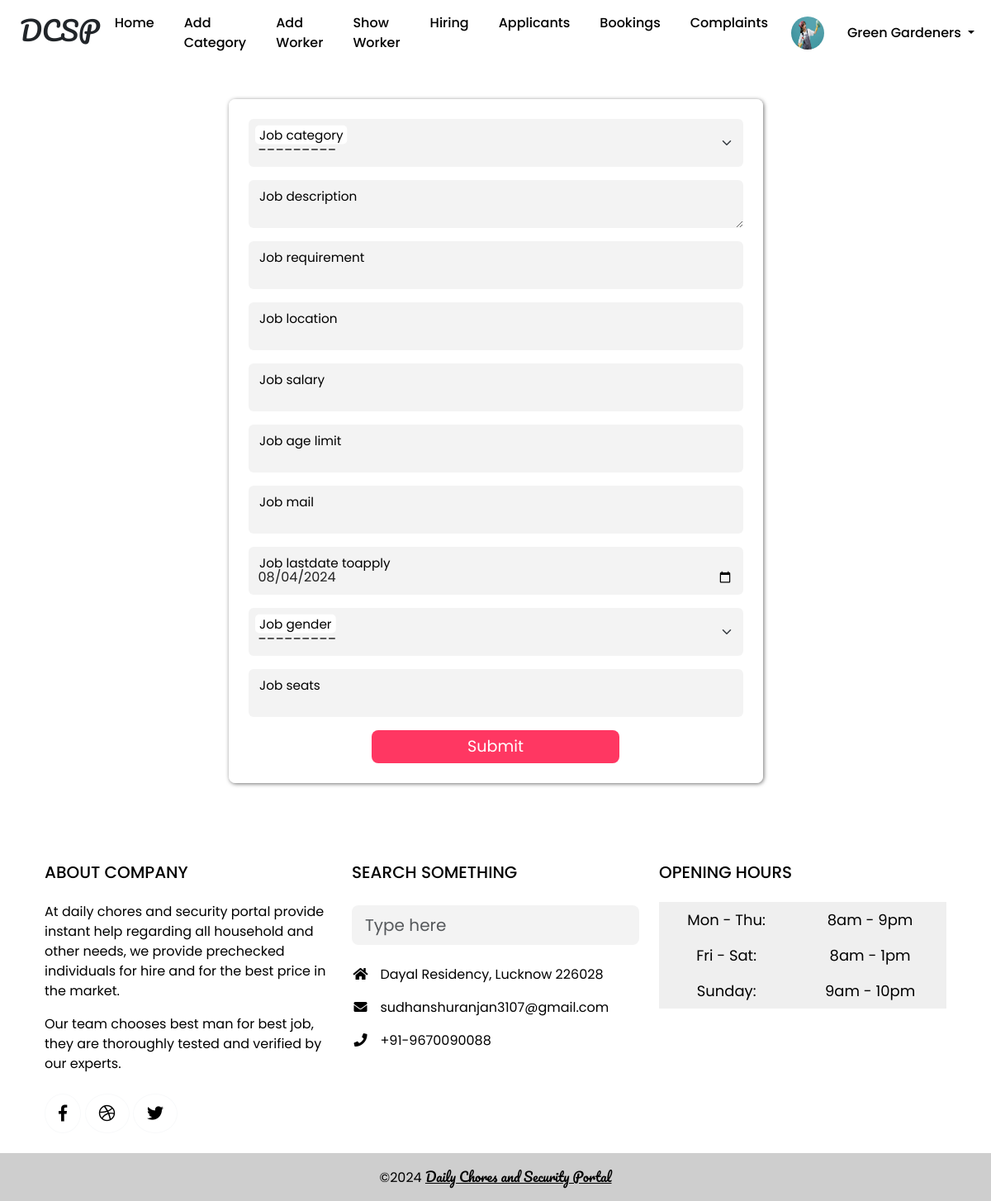
The app's page /hiring/ (signed in) with its own data.
### dcs_app/models.py (models this page shows, shortened)
class Comp_Reg(models.Model):
    usertype = models.CharField(max_length=20, default='company')
    c_id = models.CharField(max_length=100, primary_key=True, default=1)
    c_pic = models.FileField(max_length=100, upload_to='Dailychores_Security/Companies/', default="")
    c_pass = models.CharField(max_length=32)
    c_name = models.CharField(max_length=50)
    c_ceo = models.CharField(max_length=50)
    c_phone = models.CharField(max_length=13)
    c_email = models.EmailField(max_length=30)
    c_city = models.CharField(max_length=20)
    c_regno = models.CharField(max_length=30)
    status = models.BooleanField(default=False)
    c_addr = models.TextField()
    c_about = models.TextField()
    time = models.TimeField(default=timezone.now)
    date = models.DateField(default=timezone.now)

### dcs_app/company_views.py (the view)
# urls.py: path("hiring/",company_views.hiring,name="hiring"),
def hiring(request):
    if "session_key" not in request.session.keys():
        return redirect("company_login")
    comp_details = request.session["session_key"]
    comp_obj = Comp_Reg.objects.get(c_id=comp_details)
    if request.method == 'POST':
        form = HiringForm(request.session.get("session_key"),request.POST)
        if form.is_valid():
            comp_id = request.session.get("session_key")
            if comp_id:
                form.instance.company_id = comp_id
                form.instance.job_post_link = comp_id
                form.save()
                return redirect('careers')
            else:
                return redirect('company_login')
    else:
        form = HiringForm(request.session.get("session_key"))
    return render(request, 'dcs_app/companies/hiring.html', {'form': form, 'user':comp_obj})

### dcs_app/models.py (called while the page is built)
    def __str__(self):
        return self.emp_category

### dcs_app/templates/dcs_app/companies/hiring.html (shortened to what this page needs)
{%extends 'dcs_app/companies/main.html'%}
{%block content%}
<div class="dc">
<div class="frm">
<form method="post">
        {% for field in form %}
        <div class="form-floating mb-3">
            {{ field }}
            <label for="{{ field.id_for_label }}">{{ field.label }}</label>
        </div>
    {% endfor %}
    <button type="submit" class="btnx w-50 d-block mx-auto" style="height: 5vh;">Submit</button>
</form>
</div>
</div>
{%endblock%}

### dcs_app/templates/dcs_app/common/header.html (shortened to what this page needs)
{%load static%}
<nav class="navbar navbar-expand-lg sticky-top" style="background-color: white; width: 100% !important;">
  <div class="container-fluid ps-4 ps-2">
    <h2 class="pacifico">DCSP</h2>
    {%if request.session.session_key%}
    {% if user.usertype == 'user'%}
    <button class="navbar-toggler" type="button" data-bs-toggle="collapse" data-bs-target="#navbarSupportedContent" aria-controls="navbarSupportedContent" aria-expanded="false" aria-label="Toggle navigation">
      <span class="navbar-toggler-icon"></span>
    </button>
    <div class="collapse navbar-collapse" id="navbarSupportedContent">
      <ul class="navbar-nav mx-auto mb-2 mb-lg-0">
          <li class="nav-item">
              <a class="nav-link " aria-current="page" href="/">Home</a>
            </li>
            <li class="nav-item">
              <a class="nav-link " aria-current="page" href="#services">Services</a>
            </li>
            <li class="nav-item">
              <a class="nav-link " href="#companies">Companies</a>
            </li>
            <li class="nav-item">
              <a class="nav-link " href="#feedback">Feedbacks</a>
            </li>
            <li class="nav-item">
              <a class="nav-link " href="#contact">Contact Us</a>
            </li>
            <li class="nav-item">
              <a class="nav-link " href="#about">About Us</a>
            </li>
            <li class="nav-item">
              <a class="nav-link " href="/feedbk/">Feedback</a>
            </li>
      </ul>
      <img style="height: 40px; width: 40px; border-radius: 50%; margin: 0 10px;" src="{{user.u_pic.url}}" alt="">
        <ul class="navbar-nav">
          <li class="nav-item dropdown">
              <a class="nav-link dropdown-toggle" href="#" id="navbarDropdown" role="button" data-toggle="dropdown" aria-haspopup="true" aria-expanded="false">
                  {{user.u_name}}
              </a>
              <div class="dropdown-menu" aria-labelledby="navbarDropdown">
                <a class="dropdown-item " href="{{'/user_edit_profile/'}}">Edit Profile</a>
                <a class="dropdown-item " href="{{'/inbox/'}}">Inbox</a>
                <a class="dropdown-item" href="{{'/show_bookings/'}}">Bookings</a>
                <a class="dropdown-item" href="{{'/logout/'}}">Logout</a>
              </div>
            </li>
        </ul>
    </div>
    {%elif user.usertype == 'company'%}
    <div class="collapse navbar-collapse" id="navbarSupportedContent">
      <ul class="navbar-nav mx-auto mb-2 mb-lg-0">
        <li class="nav-item">
          <a class="nav-link" aria-current="page" href="{{'/company_home/'}}">Home</a>
        </li>
        <li class="nav-item">
          <a class="nav-link " href="{{'/add_category/'}}">Add Category</a>
        </li>
        <li class="nav-item">
          <a class="nav-link " href="{{'/add_workers/'}}">Add Worker</a>
        </li>
        <li class="nav-item">
          <a class="nav-link " href="{{'/show_workers/'}}">Show Worker</a>
        </li>
        <li class="nav-item">
          <a class="nav-link " href="{{'/hiring/'}}">Hiring</a>
        </li>
        <li class="nav-item">
          <a class="nav-link " href="{{'/applicants/'}}">Applicants</a>
        </li>
        <li class="nav-item">
          <a class="nav-link " href="{{'/bookings/'}}">Bookings</a>
        </li>
        <li class="nav-item">
          <a class="nav-link " href="{{'/show_complaints/'}}">Complaints</a>
        </li>
      </ul>
      <img style="height: 40px; width: 40px; border-radius: 50%; margin: 0 10px;" src="{{user.c_pic.url}}" alt="">
        <ul class="navbar-nav">
          <li class="nav-item dropdown">
              <a class="nav-link dropdown-toggle" href="#" id="navbarDropdown" role="button" data-toggle="dropdown" aria-haspopup="true" aria-expanded="false">
                  {{user.c_name}}
              </a>
            </li>
        </ul>
    </div>
    {%endif%}
    {%endif%}
  </div>
</nav>

### dcs_app/static/dcs_app/css/style.css (style rules this page uses)
.pacifico { font-family: "Pacifico", system-ui !important; }
* { margin: 0; padding: 0; box-sizing: border-box; scroll-behavior: smooth; }
body { font-family: 'Poppins'; }
.nav-item::before, .nav-item::after { content: ''; position: absolute; width: 0%; height: 2px; bottom: 0; background-color: #ff0062; transition: width 0.3s ease-in-out; }
.nav-item::before { left: 0; }
.nav-item::after { right: 0; }
.form-floating > input + label:after , textarea + label:after { color:black !important; background: rgba(255, 0, 0, 0) !important; }
.nav-item { padding: 0 5px; margin: 0 5px; font-family: "Poppins", sans-serif; font-weight:500; font-size: medium; border-radius: 1rem; }
.dc { display: flex; width: 100%; justify-content: center; align-items: center; flex-wrap: wrap; height: fit-content; margin:5vh 0; padding: 0 2vw; }

### records on screen
Comp_Reg: c_pic (picture), c_name "Green Gardeners"
